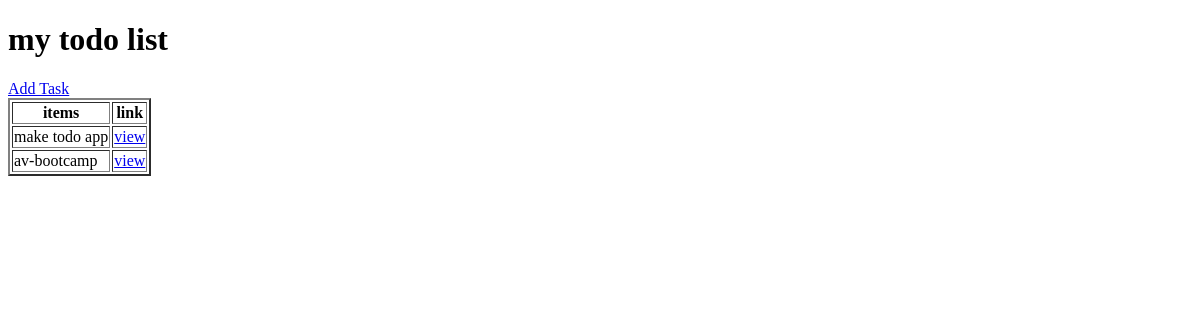
Before: / with the older database file.
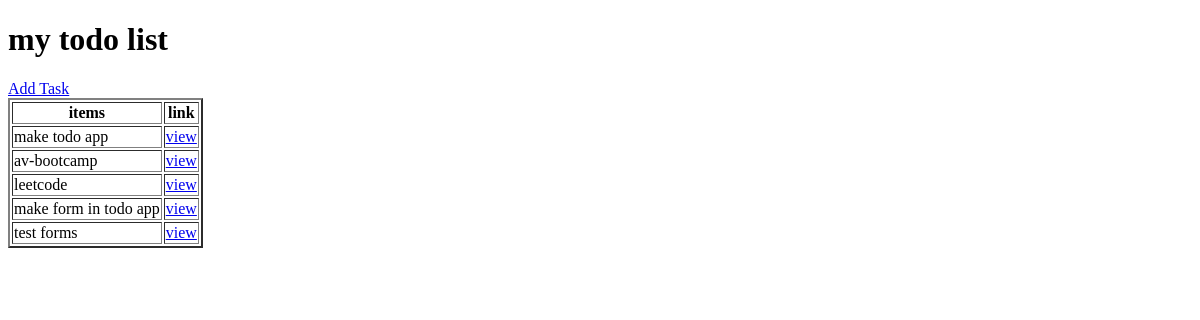
After: the same page with the newer database file.
### base/models.py (models this page shows)
class Task(models.Model):
    user=models.ForeignKey(User,on_delete=models.CASCADE,null=True,blank=True)
    title=models.CharField(max_length=150)
    description=models.TextField(null=True,blank=True)
    completed=models.BooleanField(default=False)
    create_date=models.DateTimeField(auto_now_add=True)
    def __str__(self):
        return self.title
    class Meta:
        ordering=['completed']

### base/views.py (the view)
# urls.py: path("", TaskList.as_view(), name="tasks"),
class TaskList(ListView):
    model = Task
    context_object_name = "tasks"

### base/templates/base/task_list.html (shortened to what this page needs)
<!DOCTYPE html>
<html lang="en">
<head>
</head>
<body>
    <h1>my todo list</h1>
    <a href="{% url 'create' %}">Add Task</a>
    <table border="2">
        <tr>
            <th>items</th>
            <th>link</th>
        </tr>
        {% for task in tasks%}
        <tr>
            <td>{{ task }}</td>
            <td><a href="{% url 'task' task.id %}">view</a></td>
        </tr>
        {% endfor%}
    </table>
</body>
</html>

Changed rows visible on the page:
added Task: title "leetcode"
added Task: title "make form in todo app"
added Task: title "test forms"
